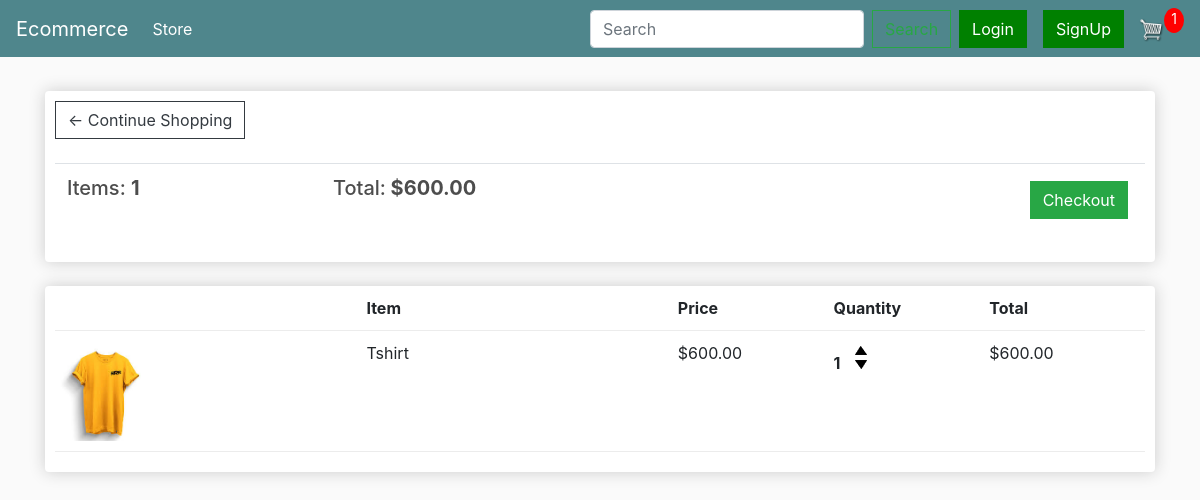
Page /cart/ (signed in) on the earlier database version.
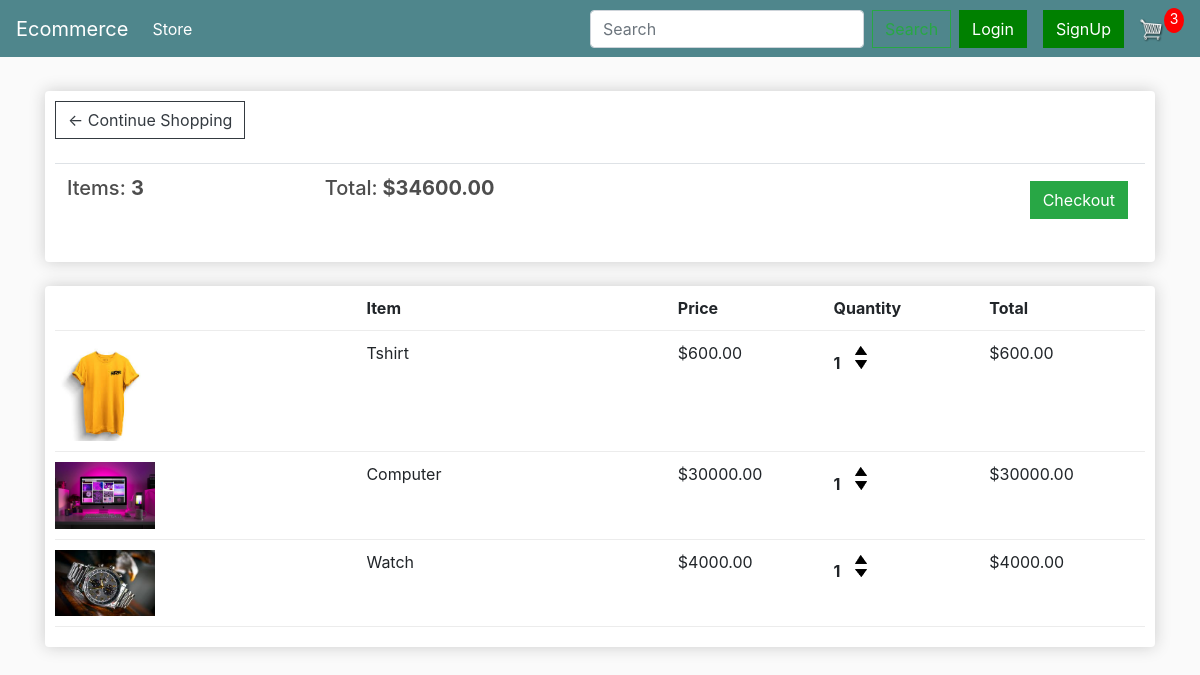
Same page on the later database version.
### store/models.py (models this page shows, shortened)
class Order(models.Model):
    customer = models.ForeignKey(Customer, on_delete=models.SET_NULL, blank=True, null=True)
    date_order = models.DateTimeField(auto_now_add=True)
    complete = models.BooleanField(default=False, null=True, blank=False)
    transaction_id = models.CharField(max_length=200, null=True)
    @property
    def get_cart_total(self):
        orderitems = self.orderitem_set.all()
        total = sum([item.get_total for item in orderitems])
        return total
    @property
    def get_cart_items(self):
        orderitems = self.orderitem_set.all()
        total = sum([item.quantity for item in orderitems])
        return total

class OrderItem(models.Model):
    product = models.ForeignKey(Product, on_delete=models.SET_NULL, blank=True, null=True)
    order = models.ForeignKey(Order, on_delete=models.SET_NULL, blank=True, null=True)
    quantity = models.IntegerField(default=0, null=True, blank=True)
    date_added = models.DateTimeField(auto_now_add=True)
    @property
    def get_total(self):
        if self.product and self.product.price:
            total = self.product.price * self.quantity
        else:
            total = 0
        return total

class Product(models.Model):
    name= models.CharField(max_length=200,null=True)
    price = models.DecimalField(max_digits=7, decimal_places=2)
    digital = models.BooleanField(default=False,null=True,blank=False)
    image = models.ImageField(upload_to='products/')
    description = models.TextField(null=True, blank=True)
    in_stock = models.BooleanField(default=True)  # New field to indicate stock status
    colors = models.ManyToManyField(Color, related_name='products')
    sizes = models.ManyToManyField(Size, related_name='products')
    @property
    def imageURL(self):
        try:
            url = self.image.url
        except:
            url = ''
        return url

### store/views.py (the view)
# urls.py: path('cart/', views.cart, name='cart'),
def cart(request):
        data = cartData(request)
        cartItems = data['cartItems']
        order = data['order']
        items = data['items']
        context = {'items':items, 'order':order,'cartItems':cartItems}
        return render(request, 'store/cart.html', context)

### store/utils.py (called while the page is built)
def cartData(request):
    if request.user.is_authenticated:
        customer = request.user.customer
        order, created = Order.objects.get_or_create(customer=customer, complete=False)
        items = order.orderitem_set.all()
        cartItems = order.get_cart_items
    else:
        cookieData = cookieCart(request)
        cartItems = cookieData['cartItems']
        order = cookieData['order']
        items = cookieData['items']
    context = {'items': items, 'order': order, 'cartItems': cartItems}
    return context

### store/templates/store/cart.html
{% extends 'store/main.html' %}
{% load static %}
{% block content %}
	<div class="row">
		<div class="col-lg-12">
			<div class="box-element">
				<a  class="btn btn-outline-dark" href="{% url 'store' %}">&#x2190; Continue Shopping</a>
				<br>
				<br>
				<table class="table">
					<tr>
						<th><h5>Items: <strong>{{order.get_cart_items}}</strong></h5></th>
						<th><h5>Total:<strong> ${{order.get_cart_total}}</strong></h5></th>
						<th>
							<a  style="float:right; margin:5px;" class="btn btn-success" href="{% url 'checkout' %}">Checkout</a>
						</th>
					</tr>
				</table>
			</div>
			<br>
			<div class="box-element">
				<div class="cart-row">
					<div style="flex:2"></div>
					<div style="flex:2"><strong>Item</strong></div>
					<div style="flex:1"><strong>Price</strong></div>
					<div style="flex:1"><strong>Quantity</strong></div>
					<div style="flex:1"><strong>Total</strong></div>
				</div>
				{%for item in items%}
				<div class="cart-row">
					<div style="flex:2"><img class="row-image" src="{{item.product.imageURL}}"></div>
					<div style="flex:2"><p>{{item.product.name}}</p></div>
					<div style="flex:1"><p>${{item.product.price|floatformat:2}}</p></div>
					<div style="flex:1">
						<p class="quantity">{{item.quantity}}</p>
						<div class="quantity">
							<img data-product={{item.product.id}} data-action="add" class="chg-quantity update-cart" src="{% static  'images/arrow-up.png' %}">
							<img data-product={{item.product.id}} data-action="remove" class="chg-quantity update-cart" src="{% static  'images/arrow-down.png' %}">
						</div>
					</div>
					<div style="flex:1"><p>${{item.get_total}}</p></div>
				</div>
				{% endfor %}
			</div>
		</div>
	</div>
{% endblock content %}

Differences in the rows shown:
computed for Order: get_cart_items "1" → "3"; get_cart_total "600.00" → "34600.00"
added OrderItem: product.imageURL (picture), product.name "Computer", product.price "30000.00", quantity "1", get_total "30000.00"
added OrderItem: product.imageURL (picture), product.name "Watch", product.price "4000.00", quantity "1", get_total "4000.00"
Other differences:
{{ cartItems }}: "1" → "3"
